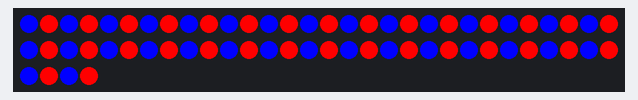
Bench run of a sketch on a simulated Arduino Uno, built with avr-gcc and run on an emulated ATmega328P. Shown: 64 RGB LEDs in strip order, left to right, continuing on the next row.

Above: at 0.1 s.

The sketch:

CHESSBOARD.ino
```cpp
#include <FastLED.h>

#define NUM_LEDS 64

#define DATA_PIN 3
//#define CLOCK_PIN 13

CRGB leds[NUM_LEDS];

void setup() {
    FastLED.addLeds<WS2812B, DATA_PIN, GRB>(leds, NUM_LEDS);  // GRB ordering is typical
}

void loop() {
  for(int x=0; x < NUM_LEDS;x++){
    if(x%2 == 0){
      leds[x] = CRGB(0,0,255);
    }
    else{
      leds[x] = CRGB(255,0,0);
    }
    }
  FastLED.show();
}


void setColumn(int column, CRGB color){
  for(int x = column; x < NUM_LEDS; x=x + 15 - 2*x){
    leds[x] = color;
  }
}

void setRow(int row, CRGB color){
  for(int x = row*8; x < row*8+8;x++){
    leds[x] = color;
  }

}
void setRowColumn(int row, int column, CRGB color) {
  int index;

  if (row % 2 == 0) {
    // Even rows
    index = row * 8 + column;
  } else {
    // Odd rows
    index = (row + 1) * 8 - column - 1;
  }

  leds[index] = color;
}
// CHAT GPT EFFECTS NOT TESTED
void effect3D(CRGB color1, CRGB color2) {
  for (int i = 0; i < 8; i++) {
    for (int j = 0; j < 8; j++) {
      if ((i + j) % 2 == 0) {
        setRowColumn(i, j, color1);
      } else {
        setRowColumn(i, j, color2);
      }
    }
  }
}

void effectRotatingCube(CRGB color) {
  const int cubeSize = 4;
  const int cubeOffset = 2;
  const int cubeCenter = 3;

  int cube[cubeSize][cubeSize][cubeSize];

  // Initialize cube
  for (int x = 0; x < cubeSize; x++) {
    for (int y = 0; y < cubeSize; y++) {
      for (int z = 0; z < cubeSize; z++) {
        if ((x == cubeCenter || y == cubeCenter || z == cubeCenter) &&
            (x != cubeCenter || y != cubeCenter || z != cubeCenter)) {
          cube[x][y][z] = 1;
        } else {
          cube[x][y][z] = 0;
        }
      }
    }
  }

  // Rotate cube
  for (int angle = 0; angle < 360; angle += 5) {
    // Clear LEDs
    FastLED.clear();

    // Rotate cube
    for (int x = 0; x < cubeSize; x++) {
      for (int y = 0; y < cubeSize; y++) {
        for (int z = 0; z < cubeSize; z++) {
          int newX = round((x - cubeCenter) * cos(radians(angle)) -
                           (z - cubeCenter) * sin(radians(angle))) +
                      cubeCenter;
          int newY = round((x - cubeCenter) * sin(radians(angle)) +
                           (z - cubeCenter) * cos(radians(angle))) +
                      cubeCenter;
          int newZ = y;

          if (cube[x][y][z] == 1) {
            setRowColumn(newX + cubeOffset, newY + cubeOffset, color);
            // Uncomment the line below to enable depth effect
            // setRowColumn(newX + cubeOffset, newY + cubeOffset, CRGB(color.r / (newZ + 1), color.g / (newZ + 1), color.b / (newZ + 1)));
          }
        }
      }
    }

    // Show the cube
    FastLED.show();
    delay(100);
  }
}
```
